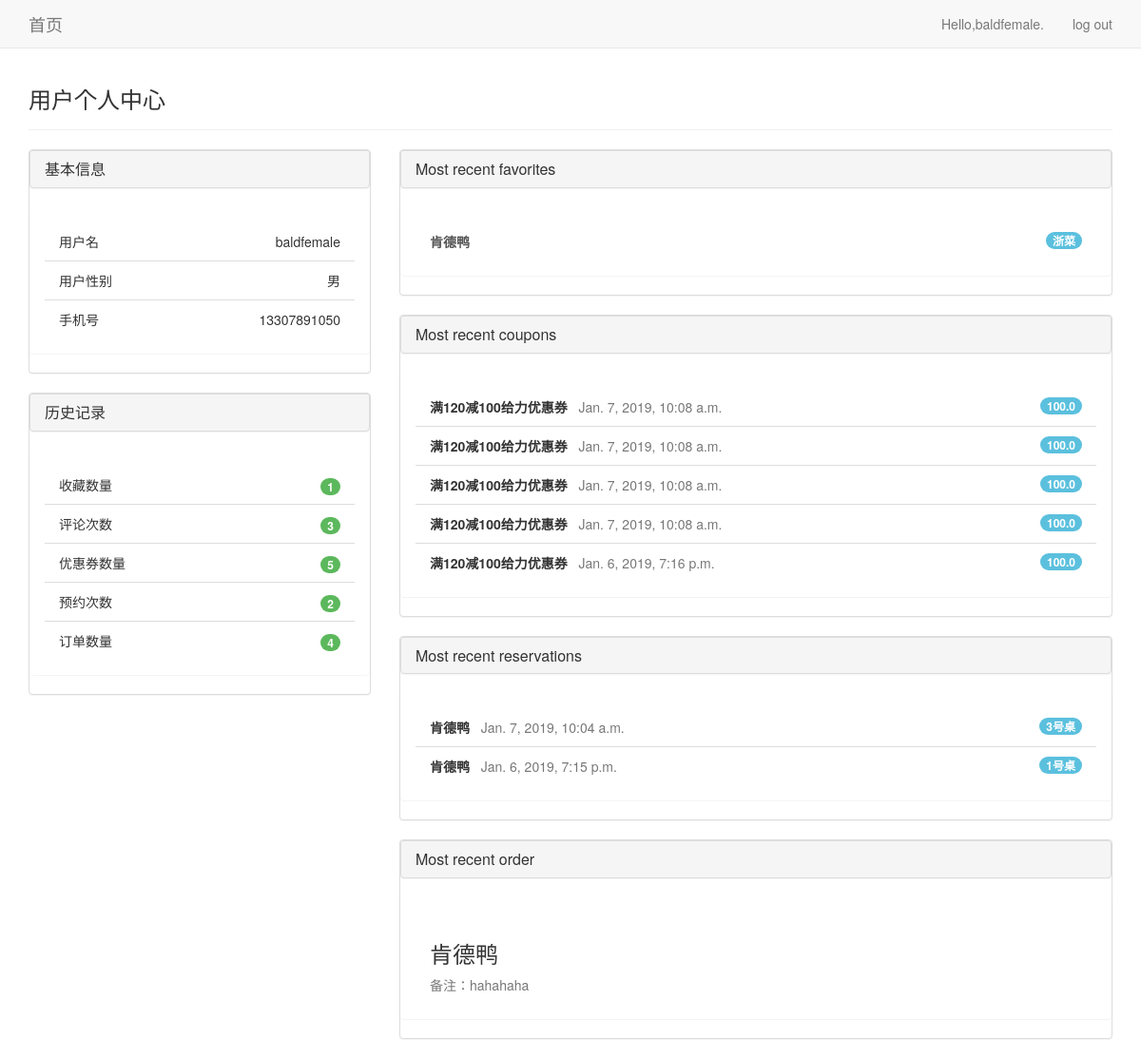
The page /UserController/user_info/6/ (signed in) on the database its author committed.
### UserController/models.py (models this page shows, shortened)
class User(models.Model):
    Name = models.CharField(max_length=20)
    Password = models.CharField(max_length=20, validators=[MinLengthValidator(8)])
    Sex_category = (
        (0, '男'),
        (1, '女'),
    )
    Sex = models.PositiveSmallIntegerField(choices=Sex_category)
    PhoneNum_regex_validator = RegexValidator(regex=r'^\d{7}$', inverse_match=True)
    PhoneNum = models.CharField(max_length=11, validators=[PhoneNum_regex_validator])
    Favorite = models.ManyToManyField(Restaurant)
    UserRecommend = models.ManyToManyField(Dish)

class CouponPurchase(models.Model):
    CouponID = models.ForeignKey(Coupon, on_delete=models.CASCADE)
    UserID = models.ForeignKey(User, on_delete=models.CASCADE)
    BuyTime = models.DateTimeField(auto_now_add=True)

class Reserve(models.Model):
    RestaurantID = models.ForeignKey(
        Restaurant,
        on_delete=models.CASCADE,
    )
    TableNum = models.PositiveSmallIntegerField()
    OccupationDate = models.DateTimeField()
    OccupationTime_category = (
        (0, '中饭'),
        (1, '晚饭'),
    )
    OccupationTime = models.PositiveSmallIntegerField(choices=OccupationTime_category)
    UserID = models.ForeignKey(User, on_delete=models.CASCADE)
    ReserveTime = models.DateTimeField(auto_now_add=True)

class Order(models.Model):
    RestaurantID = models.ForeignKey(Restaurant, on_delete=models.CASCADE)
    UserID = models.ForeignKey(User, on_delete=models.CASCADE)
    OrderTime = models.DateTimeField(auto_now_add=True)
    Notes = models.CharField(max_length=100, null=True)

### ApplyController/models.py (models this page shows, shortened)
class Restaurant(models.Model):
    id = models.AutoField(primary_key=True)
    MerchantID = models.ForeignKey(Merchant, on_delete=models.CASCADE)
    Name = models.CharField(max_length=20)
    BusinessStartHour = models.TimeField()
    BusinessEndHour = models.TimeField()
    Address = models.CharField(max_length=50)
    Image = models.ImageField(upload_to=get_file_path, null=True, blank=True)
    Score = models.FloatField(validators=[MinValueValidator(0), MaxValueValidator(5)], default=0)
    Category_Choices = (
        ('1', '川菜'),
        ('2', '粤菜'),
        ('3', '鲁菜'),
        ('4', '苏菜'),
        ('5', '湘菜'),
        ('6', '浙菜'),
        ('7', '其他'),
    )
    Category = models.CharField(max_length=1, choices=Category_Choices)
    LicenseID = models.CharField(validators=[RegexValidator(regex='^[0-9]*$')], max_length=50)
    ApplicationTime = models.DateTimeField(auto_now_add=True)
    Status_Choices = (
        (0, '待审核'),
        (1, '审核拒绝'),
        (2, '审核通过'),
    )
    Status = models.SmallIntegerField(choices=Status_Choices, default=0)
    OpenTime = models.DateTimeField(null=True)
    class Meta:
        ordering = ['Status', 'ApplicationTime']

### ManagementController/models.py (models this page shows, shortened)
class Coupon(models.Model):
    Name = models.CharField(max_length=50)
    RestaurantID = models.ForeignKey(Restaurant, on_delete=models.CASCADE)
    Price = models.FloatField()
    Value = models.FloatField()
    Amount = models.PositiveIntegerField()
    Notes = models.CharField(max_length=200)

### UserController/views.py (the view)
# urls.py: url(r"^user_info/(?P<user_id>\d*)/$", views.user_info, name='user_info'),
def user_info(request, user_id):
    user_login_id = request.session.get('user')
    if int(user_id) != int(user_login_id):
        return HttpResponseForbidden("您无权访问该用户信息！")
    else:
        user = User.objects.get(pk=user_id)
        user_reserve = user.reserve_set.all().order_by("-ReserveTime")
        if len(list(user_reserve))>10:
            user_reserve_list = user_reserve[:10]
        else:
            user_reserve_list = user_reserve
        user_coupon = CouponPurchase.objects.filter(UserID=user).order_by("-BuyTime")
        if len(list(user_coupon))>10:
            user_coupon_list = user_coupon[:10]
        else:
            user_coupon_list = user_coupon
        user_order = Order.objects.filter(UserID=user).order_by("-OrderTime")
        if len(list(user_order))>0:
            recent_order = list(user_order)[0]
            dishes = OrderDetail.objects.filter(OrderID=recent_order)
        reviews = Review.objects.filter(UserID=user)
        return render(request, "UserController/user_info.html", context={
            'user': user,
            'reservations': user_reserve,
            'reservations_list':user_reserve_list,
            'coupons': user_coupon,
            'coupons_list':user_coupon_list,
            'orders': user_order,
            'recent_order': recent_order,
            'dishes':dishes,
            "reviews":reviews,
        })

### UserController/templates/UserController/user_info.html (shortened to what this page needs)
{%extends "UserController/base.html"%}
{% load bootstrap3 %}
{% block header %}
    <h3>
        用户个人中心
    </h3>
{% endblock header %}
{% block content %}
<div class="row">
    <div class="col-sm-5 col-md-4">
        <div class="panel panel-default">
            <div class="panel panel-heading">
                <h3 class="panel-title">基本信息</h3>
            </div>
            <div class="panel panel-body">
                <ul class="list-group">
                    <li class="list-group-item">
                        用户名
                        <span class="pull-right content-right-cut">
                            {{ user.Name }}
                        </span>
                    </li>
                    <li class="list-group-item">
                        用户性别
                        <span class="pull-right content-right-cut">
                            {{ user.get_Sex_display }}
                        </span>
                    </li>
                    <li class="list-group-item">
                        手机号
                        <span class="pull-right content-right-cut">
                            {{ user.PhoneNum }}
                        </span>
                    </li>
                </ul>
            </div>
        </div>
        <div class="panel panel-default">
            <div class="panel panel-heading">
                <h3 class="panel-title">历史记录</h3>
            </div>
            <div class="panel panel-body">
                <ul class="list-group">
                    <li class="list-group-item">
                        收藏数量
                        <span class="pull-right content-right-cut">
                            <span class="badge progress-bar-success">
                             {{user.Favorite.count}}
                            </span>
                        </span>
                    </li>
                    <li class="list-group-item">
                        评论次数
                        <span class="pull-right content-right-cut">
                            <span class="badge progress-bar-success">
                             {{reviews.count}}
                            </span>
                        </span>
                    </li>
                    <li class="list-group-item">
                        优惠券数量
                        <span class="pull-right content-right-cut">
                            <span class="badge progress-bar-success">
                             {{coupons.count}}
                            </span>
                        </span>
                    </li>
                    <li class="list-group-item">
                        预约次数
                        <span class="pull-right content-right-cut">
                            <span class="badge progress-bar-success">
                             {{reservations.count}}
                            </span>
                        </span>
                    </li>
                    <li class="list-group-item">
                        订单数量
                        <span class="pull-right content-right-cut">
                            <span class="badge progress-bar-success">
                             {{orders.count}}
                            </span>
                        </span>
                    </li>
                </ul>
            </div>
        </div>
    </div>
    <div class="col-sm-7 col-md-8">
        <div class="panel panel-default">
            <div class="panel panel-heading">
                <h3 class="panel-title">Most recent favorites</h3>
            </div>
            <div class="panel panel-body">
                <ul class="list-group">
                    {% for restaurant in user.Favorite.all %}
                    <a href="/UserController/detail/{{ restaurant.id }}" class="list-group-item">
                        <span class="badge progress-bar-info">
                            {{restaurant.get_Category_display}}
                        </span>
                        <b>{{restaurant.Name}}</b> &nbsp;
                    </a>
                    {% endfor %}
                </ul>
            </div>
        </div>
        <div class="panel panel-default">
            <div class="panel panel-heading">
                <h3 class="panel-title">Most recent coupons</h3>
            </div>
            <div class="panel panel-body">
                <ul class="list-group">
                    {% for coupon in coupons_list %}
                    <li class="list-group-item">
                        <span class="badge progress-bar-info">
                            {{ coupon.CouponID.Value }}
                        </span>
                        <b>{{ coupon.CouponID.Name }}</b> &nbsp;
                        <span class="text-muted">
                        {{coupon.BuyTime}}
                        </span>
                    </li>
                    {% endfor %}
                </ul>
            </div>
        </div>
        <div class="panel panel-default">
            <div class="panel panel-heading">
                <h3 class="panel-title">Most recent reservations</h3>
            </div>
            <div class="panel panel-body">
                <ul class="list-group">
                    {% for reservation in reservations_list %}
                    <li class="list-group-item">
                        <span class="badge progress-bar-info">
                            {{ reservation.TableNum }}号桌
                        </span>
                        <b>{{ reservation.RestaurantID.Name }}</b> &nbsp;
                        <span class="text-muted">
                        {{ reservation.ReserveTime }}
                        </span>
                    </li>
                    {% endfor %}
                </ul>
            </div>
        </div>
         <div class="panel panel-default">
            <div class="panel panel-heading">
                <h3 class="panel-title">Most recent order</h3>
            </div>
            <div class="panel panel-body">
                {% if recent_order %}
                <ul class="list-group">
                    <li class="list-group-item">
                        <h3>{{ recent_order.RestaurantID.Name }}</h3>
                        <span class="text-muted">
                        备注：{{ recent_order.Notes }}
                        </span>
                    </li>
                </ul>
                {% endif %}
            </div>
        </div>
    </div>
</div>
{% endblock content %}

### UserController/templates/UserController/base.html (shortened to what this page needs)
{% load bootstrap3 %}
{% load static %}
<!DOCTYPE html>
<html lang="en">
<head>
    {% bootstrap_css %}
</head>
<body>
    <nav class="navbar navbar-default navbar-static-top">
        <div class="container">
            <div class="navbar-header">
                <a class="navbar-brand" href="{%url 'UserController:index' %}">
                    首页
                </a>
            </div>
            <div id="navbar" class="navbar-collapse collapse">
                <ul class="nav navbar-nav navbar-right">
                    {%if request.session.user %}
                    <li><a href="{% url 'UserController:user_info' request.session.user %}">Hello,{{request.session.user_name}}.</a></li>
                    <li><a href="{% url 'UserController:logout' %}">log out</a> </li>
                    {%endif%}
                </ul>
            </div>
        </div>
    </nav>
    <div class="container">
        <div class="page-header" style="margin-top:0px;">
            {%block header%}{%endblock header%}
        </div>
        <div>
            {%block content%}{%endblock content%}
        </div>
    </div>
</body>
</html>

### rows shown on the page
User: session.user_name "baldfemale", Name "baldfemale", Sex "男", PhoneNum "13307891050"
Restaurant: Category "浙菜", Name "肯德鸭"
CouponPurchase: CouponID.Value "100.0", CouponID.Name "满120减100给力优惠券", BuyTime "Jan. 7, 2019, 10:08 a.m."
CouponPurchase: CouponID.Value "100.0", CouponID.Name "满120减100给力优惠券", BuyTime "Jan. 7, 2019, 10:08 a.m."
CouponPurchase: CouponID.Value "100.0", CouponID.Name "满120减100给力优惠券", BuyTime "Jan. 7, 2019, 10:08 a.m."
CouponPurchase: CouponID.Value "100.0", CouponID.Name "满120减100给力优惠券", BuyTime "Jan. 7, 2019, 10:08 a.m."
CouponPurchase: CouponID.Value "100.0", CouponID.Name "满120减100给力优惠券", BuyTime "Jan. 6, 2019, 7:16 p.m."
Reserve: TableNum "3", RestaurantID.Name "肯德鸭", ReserveTime "Jan. 7, 2019, 10:04 a.m."
Reserve: TableNum "1", RestaurantID.Name "肯德鸭", ReserveTime "Jan. 6, 2019, 7:15 p.m."
Order: RestaurantID.Name "肯德鸭", Notes "hahahaha"

### other values the page prints
{{ user.Favorite.count }} "1"
{{ reviews.count }} "3"
{{ coupons.count }} "5"
{{ reservations.count }} "2"
{{ orders.count }} "4"
